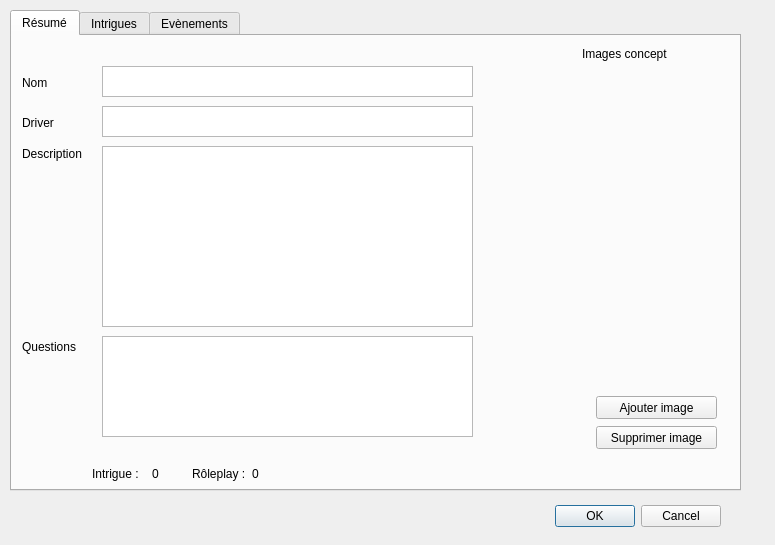
<?xml version="1.0" encoding="UTF-8"?>
<ui version="4.0">
 <class>Dialog</class>
 <widget class="QDialog" name="Dialog">
  <property name="geometry">
   <rect>
    <x>0</x>
    <y>0</y>
    <width>775</width>
    <height>545</height>
   </rect>
  </property>
  <property name="windowTitle">
   <string>Dialog</string>
  </property>
  <widget class="QDialogButtonBox" name="buttonBox">
   <property name="geometry">
    <rect>
     <x>380</x>
     <y>500</y>
     <width>341</width>
     <height>32</height>
    </rect>
   </property>
   <property name="orientation">
    <enum>Qt::Horizontal</enum>
   </property>
   <property name="standardButtons">
    <set>QDialogButtonBox::Cancel|QDialogButtonBox::Ok</set>
   </property>
  </widget>
  <widget class="QTabWidget" name="tabWidget">
   <property name="geometry">
    <rect>
     <x>10</x>
     <y>10</y>
     <width>731</width>
     <height>481</height>
    </rect>
   </property>
   <property name="currentIndex">
    <number>0</number>
   </property>
   <widget class="QWidget" name="tab">
    <attribute name="title">
     <string>Résumé</string>
    </attribute>
    <widget class="QTextEdit" name="textNom">
     <property name="geometry">
      <rect>
       <x>90</x>
       <y>30</y>
       <width>371</width>
       <height>31</height>
      </rect>
     </property>
    </widget>
    <widget class="QTextEdit" name="textDriver">
     <property name="geometry">
      <rect>
       <x>90</x>
       <y>70</y>
       <width>371</width>
       <height>31</height>
      </rect>
     </property>
    </widget>
    <widget class="QTextEdit" name="textDescription">
     <property name="geometry">
      <rect>
       <x>90</x>
       <y>110</y>
       <width>371</width>
       <height>181</height>
      </rect>
     </property>
    </widget>
    <widget class="QLabel" name="label">
     <property name="geometry">
      <rect>
       <x>10</x>
       <y>40</y>
       <width>47</width>
       <height>13</height>
      </rect>
     </property>
     <property name="text">
      <string>Nom</string>
     </property>
    </widget>
    <widget class="QLabel" name="label_2">
     <property name="geometry">
      <rect>
       <x>10</x>
       <y>80</y>
       <width>47</width>
       <height>13</height>
      </rect>
     </property>
     <property name="text">
      <string>Driver</string>
     </property>
    </widget>
    <widget class="QLabel" name="label_3">
     <property name="geometry">
      <rect>
       <x>10</x>
       <y>110</y>
       <width>71</width>
       <height>16</height>
      </rect>
     </property>
     <property name="text">
      <string>Description</string>
     </property>
    </widget>
    <widget class="QStackedWidget" name="zoneAffichageImages">
     <property name="geometry">
      <rect>
       <x>470</x>
       <y>40</y>
       <width>241</width>
       <height>281</height>
      </rect>
     </property>
     <property name="currentIndex">
      <number>1</number>
     </property>
     <widget class="QWidget" name="page"/>
     <widget class="QWidget" name="page_2"/>
    </widget>
    <widget class="QLabel" name="label_4">
     <property name="geometry">
      <rect>
       <x>570</x>
       <y>10</y>
       <width>91</width>
       <height>16</height>
      </rect>
     </property>
     <property name="text">
      <string>Images concept</string>
     </property>
    </widget>
    <widget class="QPushButton" name="boutonSupprimerImage">
     <property name="geometry">
      <rect>
       <x>584</x>
       <y>390</y>
       <width>121</width>
       <height>23</height>
      </rect>
     </property>
     <property name="text">
      <string>Supprimer image</string>
     </property>
    </widget>
    <widget class="QPushButton" name="boutonAjouterImage">
     <property name="geometry">
      <rect>
       <x>584</x>
       <y>360</y>
       <width>121</width>
       <height>23</height>
      </rect>
     </property>
     <property name="text">
      <string>Ajouter image</string>
     </property>
    </widget>
    <widget class="QLabel" name="label_5">
     <property name="geometry">
      <rect>
       <x>80</x>
       <y>430</y>
       <width>55</width>
       <height>16</height>
      </rect>
     </property>
     <property name="text">
      <string>Intrigue : </string>
     </property>
    </widget>
    <widget class="QLabel" name="label_6">
     <property name="geometry">
      <rect>
       <x>180</x>
       <y>430</y>
       <width>55</width>
       <height>16</height>
      </rect>
     </property>
     <property name="text">
      <string>Rôleplay : </string>
     </property>
    </widget>
    <widget class="QLabel" name="labelPipi">
     <property name="geometry">
      <rect>
       <x>140</x>
       <y>430</y>
       <width>31</width>
       <height>16</height>
      </rect>
     </property>
     <property name="text">
      <string>0</string>
     </property>
    </widget>
    <widget class="QLabel" name="labelPipr">
     <property name="geometry">
      <rect>
       <x>240</x>
       <y>430</y>
       <width>31</width>
       <height>16</height>
      </rect>
     </property>
     <property name="text">
      <string>0</string>
     </property>
    </widget>
    <widget class="QTextEdit" name="textQuestions">
     <property name="geometry">
      <rect>
       <x>90</x>
       <y>300</y>
       <width>371</width>
       <height>101</height>
      </rect>
     </property>
    </widget>
    <widget class="QLabel" name="label_9">
     <property name="geometry">
      <rect>
       <x>10</x>
       <y>300</y>
       <width>71</width>
       <height>21</height>
      </rect>
     </property>
     <property name="text">
      <string>Questions </string>
     </property>
    </widget>
   </widget>
   <widget class="QWidget" name="tab_3">
    <attribute name="title">
     <string>Intrigues</string>
    </attribute>
    <widget class="QListView" name="listViewIntrigues">
     <property name="geometry">
      <rect>
       <x>20</x>
       <y>30</y>
       <width>691</width>
       <height>391</height>
      </rect>
     </property>
    </widget>
   </widget>
   <widget class="QWidget" name="tab_2">
    <attribute name="title">
     <string>Evènements</string>
    </attribute>
    <widget class="QListView" name="listViewEvenements">
     <property name="geometry">
      <rect>
       <x>20</x>
       <y>30</y>
       <width>691</width>
       <height>391</height>
      </rect>
     </property>
    </widget>
   </widget>
  </widget>
 </widget>
 <resources/>
 <connections>
  <connection>
   <sender>buttonBox</sender>
   <signal>accepted()</signal>
   <receiver>Dialog</receiver>
   <slot>accept()</slot>
   <hints>
    <hint type="sourcelabel">
     <x>248</x>
     <y>254</y>
    </hint>
    <hint type="destinationlabel">
     <x>157</x>
     <y>274</y>
    </hint>
   </hints>
  </connection>
  <connection>
   <sender>buttonBox</sender>
   <signal>rejected()</signal>
   <receiver>Dialog</receiver>
   <slot>reject()</slot>
   <hints>
    <hint type="sourcelabel">
     <x>316</x>
     <y>260</y>
    </hint>
    <hint type="destinationlabel">
     <x>286</x>
     <y>274</y>
    </hint>
   </hints>
  </connection>
 </connections>
</ui>
